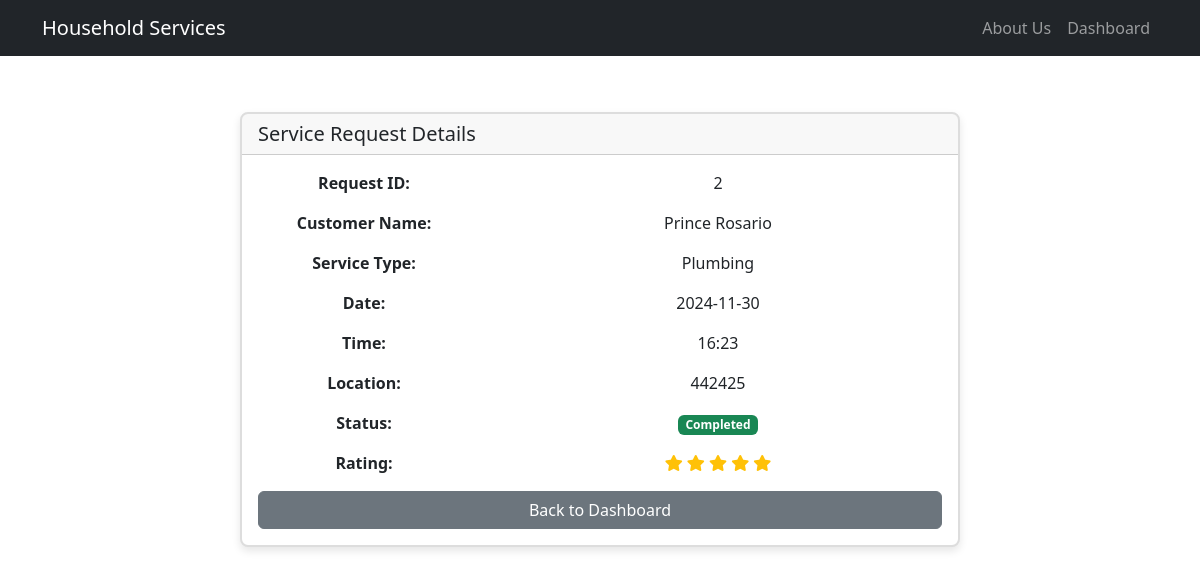
Page /service/details/2 (signed in) on the committed database.
### model.py (models this page shows, shortened)
class ServiceRequest(db.Model):
    id = db.Column(db.Integer, primary_key=True)
    service_id = db.Column(db.Integer, db.ForeignKey('service.id'), nullable=False)
    customer_id = db.Column(db.Integer, db.ForeignKey('customer.id'), nullable=False)
    professional_id = db.Column(db.Integer, db.ForeignKey('service_professional.id'))
    date_of_request = db.Column(db.DateTime, default=datetime.utcnow, nullable=False)
    date_of_completion = db.Column(db.DateTime)
    status = db.Column(db.String(20), default='requested')  # requested, accepted, in_progress, completed, cancelled
    remarks = db.Column(db.Text)
    rating = db.Column(db.Integer)  # 1-5 rating
    review = db.Column(db.Text)
    service = db.relationship('Service', backref='requests')
    preferred_date = db.Column(db.Date, nullable=False)
    preferred_time = db.Column(db.Time, nullable=False)
    address = db.Column(db.String(200), nullable=False)
    pincode = db.Column(db.String(10), nullable=False)
    description = db.Column(db.Text)
    sub_service_id = db.Column(db.Integer, db.ForeignKey('sub_service.id'))
    sub_service = db.relationship('SubService', backref='requests')

class User(UserMixin, db.Model):
    id = db.Column(db.Integer, primary_key=True)
    username = db.Column(db.String(80), unique=True, nullable=False)
    email = db.Column(db.String(120), unique=True, nullable=False)
    password_hash = db.Column(db.String(128), nullable=False)
    type = db.Column(db.String(50), nullable=False)
    created_at = db.Column(db.DateTime, default=datetime.utcnow)
    updated_at = db.Column(db.DateTime, default=datetime.utcnow, onupdate=datetime.utcnow)
    __mapper_args__ = {
        'polymorphic_identity': 'user',
        'polymorphic_on': type
    }

class Customer(User):
    __tablename__ = 'customer'
    __mapper_args__ = {'polymorphic_identity': 'customer'}
    id = db.Column(db.Integer, db.ForeignKey('user.id'), primary_key=True)
    name = db.Column(db.String(100), nullable=False)  # Changed to 100 to match form
    address = db.Column(db.String(200), nullable=False)  # Made nullable=False to match form requirements
    pincode = db.Column(db.String(10), nullable=False)  # Added pincode field
    phone = db.Column(db.String(20))
    requests = db.relationship('ServiceRequest', backref='customer', lazy='dynamic')
    is_active = db.Column(db.Boolean, default=True)

class Service(db.Model):
    id = db.Column(db.Integer, primary_key=True)
    name = db.Column(db.String(100), nullable=False)
    description = db.Column(db.Text)
    created_at = db.Column(db.DateTime, default=datetime.utcnow)
    is_active = db.Column(db.Boolean, default=True)

### routes.py (the view)
@app.route('/service/details/<int:request_id>')
@login_required
def view_service_details(request_id):
    service = ServiceRequest.query.get_or_404(request_id)
    if (current_user.type == 'customer' and service.customer_id == current_user.id) or \
       (current_user.type == 'service_professional' and service.professional_id == current_user.id):
        return render_template('customer/service_details.html' if current_user.type == 'customer'
                             else 'professional/service_details.html', service=service)
    flash('Access denied.', 'danger')
    return redirect(url_for('dashboard'))

### app.py (called while the page is built)
@login_manager.user_loader
def load_user(user_id):
    return User.query.get(int(user_id))

### templates/professional/service_details.html (shortened to what this page needs)
{% extends "main.html" %}
{% block content %}
<div class="container mt-4">
    <div class="row">
        <div class="col-md-8 mx-auto">
            <div class="card">
                <div class="card-header">
                    <h5 class="card-title mb-0">Service Request Details</h5>
                </div>
                <div class="card-body">
                    <div class="row mb-3">
                        <div class="col-md-4 fw-bold">Request ID:</div>
                        <div class="col-md-8">{{ service.id }}</div>
                    </div>
                    <div class="row mb-3">
                        <div class="col-md-4 fw-bold">Customer Name:</div>
                        <div class="col-md-8">{{ service.customer.name }}</div>
                    </div>
                    <div class="row mb-3">
                        <div class="col-md-4 fw-bold">Service Type:</div>
                        <div class="col-md-8">{{ service.service.name }}</div>
                    </div>
                    <div class="row mb-3">
                        <div class="col-md-4 fw-bold">Date:</div>
                        <div class="col-md-8">{{ service.preferred_date.strftime('%Y-%m-%d') }}</div>
                    </div>
                    <div class="row mb-3">
                        <div class="col-md-4 fw-bold">Time:</div>
                        <div class="col-md-8">{{ service.preferred_time.strftime('%H:%M') }}</div>
                    </div>
                    <div class="row mb-3">
                        <div class="col-md-4 fw-bold">Location:</div>
                        <div class="col-md-8">{{ service.pincode }}</div>
                    </div>
                    <div class="row mb-3">
                        <div class="col-md-4 fw-bold">Status:</div>
                        <div class="col-md-8">
                            <span class="badge bg-success">Completed</span>
                        </div>
                    </div>
                    <div class="row mb-3">
                        <div class="col-md-4 fw-bold">Rating:</div>
                        <div class="col-md-8">
                            {% if service.rating %}
                                <span class="text-warning">
                                    {% for i in range(service.rating) %}
                                        <i class="fas fa-star"></i>
                                    {% endfor %}
                                </span>
                            {% else %}
                                <span class="text-muted">Not rated yet</span>
                            {% endif %}
                        </div>
                    </div>
                    <div class="d-grid gap-2">
                        <a href="{{ url_for('dashboard') }}" class="btn btn-secondary">Back to Dashboard</a>
                    </div>
                </div>
            </div>
        </div>
    </div>
</div>
{% endblock %}

### static/css/style.css (style rules this page uses)
.card { box-shadow: 0 0 10px rgba(0,0,0,0.1); margin-top: 2rem; }
.card-body { padding: 2rem; }
.card { border: 2px solid #ddd; border-radius: 8px; box-shadow: 0 4px 8px rgba(0, 0, 0, 0.1); transition: transform 0.2s, box-shadow 0.2s; overflow: hidden; }
.card-body { padding: 16px; text-align: center; }

### rows in the picture
ServiceRequest: id "2", preferred_date "2024-11-30", preferred_time "16:23", pincode "442425", rating 5 (drawn)
Customer: customer.name "Prince Rosario"
Service: service.name "Plumbing"
